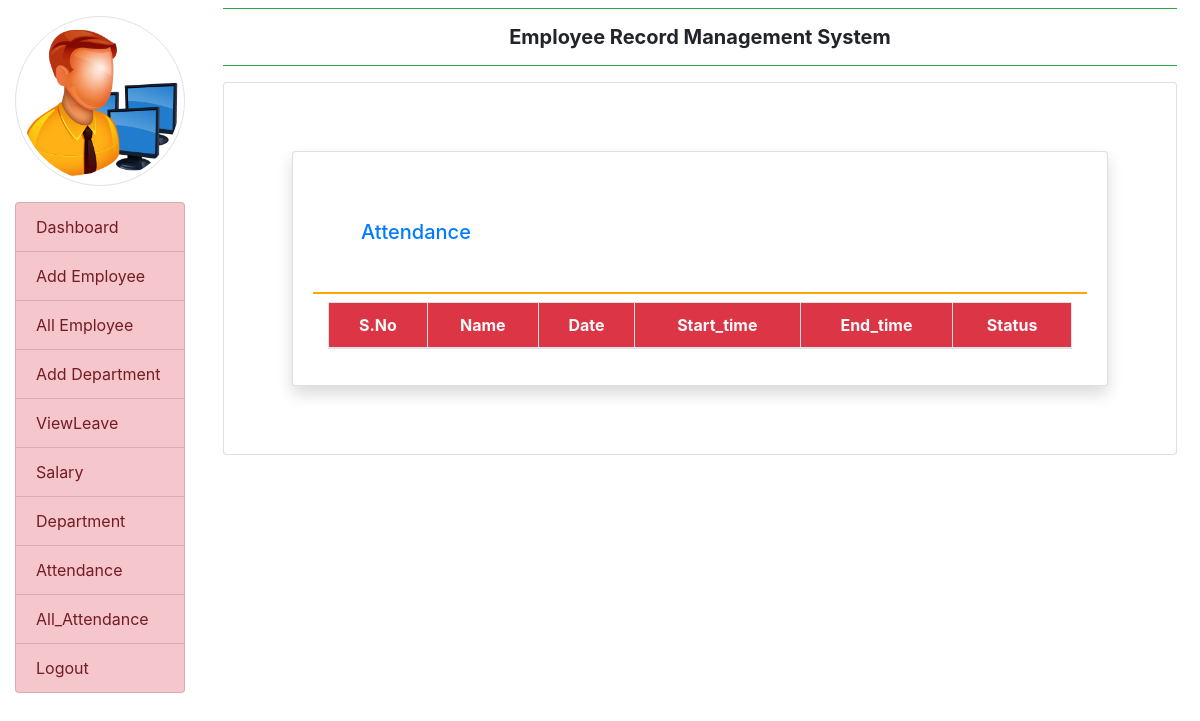
Page /view_attendance on the earlier database version.
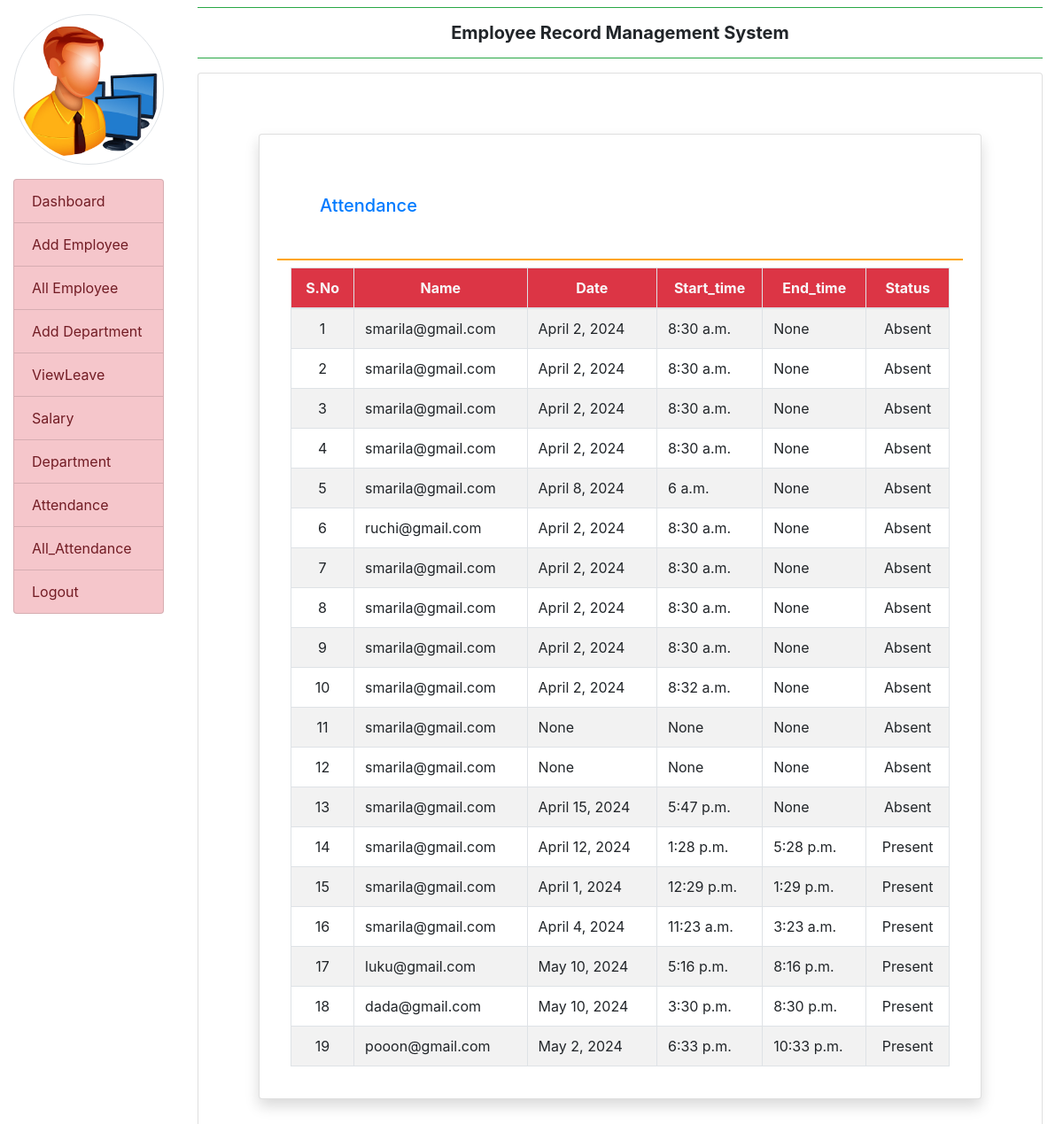
Same page on the later database version.
### employe/models.py (models this page shows, shortened)
class Attendance(models.Model):
    user = models.ForeignKey(User, on_delete=models.CASCADE, related_name='attendances')
    date = models.DateField(null=True)  # No default value provided
    start_time = models.TimeField(null=True)  # No default value provided
    end_time = models.TimeField(null=True)
    is_present = models.BooleanField(default=False)  # Add this field
    class MonthlySummary(models.Model):
        employee = models.ForeignKey(User, on_delete=models.CASCADE)
        month = models.DateField()  # Use the first day of the month
        total_days = models.PositiveIntegerField()
        attended_days = models.PositiveIntegerField()

### employe/views.py (the view)
# urls.py: path('view_attendance',view_attendance,name='view_attendance'),
def view_attendance(request):
    attendance = Attendance.objects.all()
    return render(request, 'view_attendance.html', {'attendance': attendance})

### employe/templates/view_attendance.html
{% extends 'admin_base.html' %}
{% block main %}
<div class="card shadow m-5">
    <div class="card-body">
        <h5 class="p-5 text-primary" style="border-bottom: 2px solid orange">Attendance</h5>
        <div class="container-fluid">
            <div class="table-responsive">
                <table class="table table-striped table-bordered table-hover" id="example">
                    <thead class="bg-danger text-light">
                        <tr>
                            <th class="text-center">S.No</th>
                            <th class="text-center">Name</th>
                            <th class="text-center">Date</th>
                            <th class="text-center">Start_time</th>
                            <th class="text-center">End_time</th>
                            <th class="text-center">Status</th>
                        </tr>
                    </thead>
                    <tbody>
                        {% for attend in attendance %}
                        <tr>
                            <td class="text-center">{{ forloop.counter }}</td>
                            <td>{{ attend.user }}</td>
                            <td>{{ attend.date }}</td>
                            <td>{{ attend.start_time }}</td>
                            <td>{{ attend.end_time }}</td>
                            <td class="text-center">
                                {% if attend.is_present %}
                                    Present
                                {% else %}
                                    Absent
                                {% endif %}
                            </td>
                        </tr>
                        {% endfor %}
                    </tbody>
                </table>
            </div>
        </div>
    </div>
</div>
{% endblock %}

Differences in the rows shown:
added Attendance: user "smarila@gmail.com", date "April 2, 2024", start_time "8:30 a.m.", end_time "None", is_present "Absent"
added Attendance: user "smarila@gmail.com", date "April 2, 2024", start_time "8:30 a.m.", end_time "None", is_present "Absent"
added Attendance: user "smarila@gmail.com", date "April 2, 2024", start_time "8:30 a.m.", end_time "None", is_present "Absent"
added Attendance: user "smarila@gmail.com", date "April 2, 2024", start_time "8:30 a.m.", end_time "None", is_present "Absent"
added Attendance: user "smarila@gmail.com", date "April 8, 2024", start_time "6 a.m.", end_time "None", is_present "Absent"
added Attendance: user "ruchi@gmail.com", date "April 2, 2024", start_time "8:30 a.m.", end_time "None", is_present "Absent"
added Attendance: user "smarila@gmail.com", date "April 2, 2024", start_time "8:30 a.m.", end_time "None", is_present "Absent"
added Attendance: user "smarila@gmail.com", date "April 2, 2024", start_time "8:30 a.m.", end_time "None", is_present "Absent"
added Attendance: user "smarila@gmail.com", date "April 2, 2024", start_time "8:30 a.m.", end_time "None", is_present "Absent"
added Attendance: user "smarila@gmail.com", date "April 2, 2024", start_time "8:32 a.m.", end_time "None", is_present "Absent"
added Attendance: user "smarila@gmail.com", date "None", start_time "None", end_time "None", is_present "Absent"
added Attendance: user "smarila@gmail.com", date "None", start_time "None", end_time "None", is_present "Absent"
added Attendance: user "smarila@gmail.com", date "April 15, 2024", start_time "5:47 p.m.", end_time "None", is_present "Absent"
added Attendance: user "smarila@gmail.com", date "April 12, 2024", start_time "1:28 p.m.", end_time "5:28 p.m.", is_present "Present"
added Attendance: user "smarila@gmail.com", date "April 1, 2024", start_time "12:29 p.m.", end_time "1:29 p.m.", is_present "Present"
added Attendance: user "smarila@gmail.com", date "April 4, 2024", start_time "11:23 a.m.", end_time "3:23 a.m.", is_present "Present"
added Attendance: user "luku@gmail.com", date "May 10, 2024", start_time "5:16 p.m.", end_time "8:16 p.m.", is_present "Present"
added Attendance: user "dada@gmail.com", date "May 10, 2024", start_time "3:30 p.m.", end_time "8:30 p.m.", is_present "Present"
added Attendance: user "pooon@gmail.com", date "May 2, 2024", start_time "6:33 p.m.", end_time "10:33 p.m.", is_present "Present"
